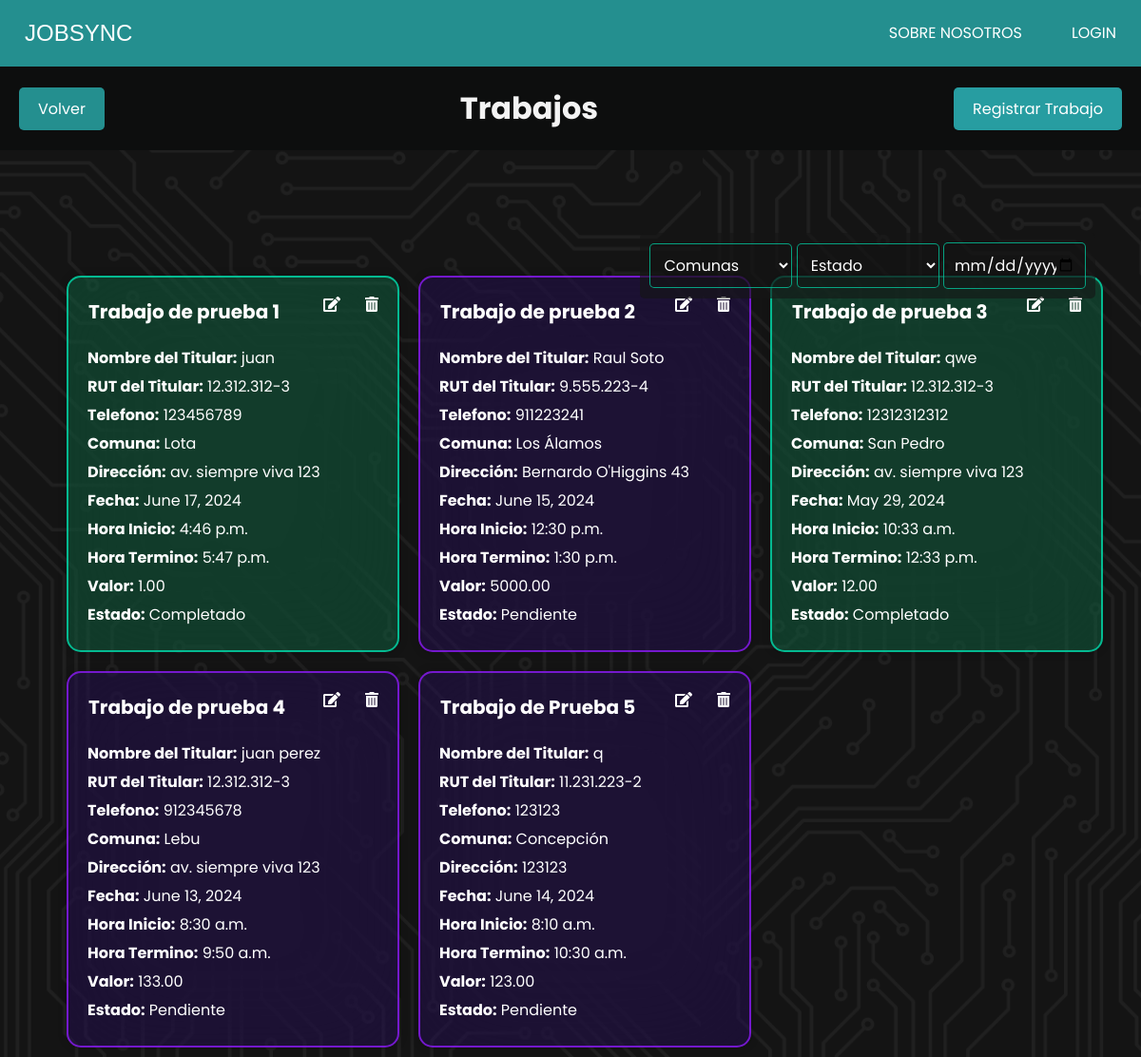
Screenshot of /trabajos/ with the database file from the repository.
### JobSyncApp/models.py (models this page shows, shortened)
class Trabajo(models.Model):
    colaborador = models.ForeignKey(CustomUser, on_delete=models.SET_NULL, null=True, blank=True)
    nombre_trabajo = models.CharField(max_length=100)
    nombre_titular = models.CharField(max_length=100)
    rut_titular = models.CharField(max_length=12)
    telefono = models.CharField(max_length=15, blank=True, null=True)  # Agregado para el titular, si es necesario
    comuna = models.ForeignKey(Comuna, on_delete=models.SET_NULL, null=True)
    direccion = models.CharField(max_length=255)
    fecha = models.DateField()
    hora_inicio = models.TimeField()
    hora_termino = models.TimeField()
    valor = models.DecimalField(max_digits=10, decimal_places=2)
    ESTADO_CHOICES = [
        ('sin_asignar', 'Sin asignar'),
        ('pendiente', 'Pendiente'),
        ('completado', 'Completado'),
        ('reagendado', 'Reagendado'),
        ('cancelado', 'Cancelado'),
    ]
    estado = models.CharField(max_length=20, choices=ESTADO_CHOICES, default='sin_asignar')
    PRIORIDAD_CHOICES = [
        ('normal', 'Normal'),
        ('alta', 'Alta'),
        ('urgente', 'Urgente'),
    ]
    prioridad = models.CharField(max_length=10, choices=PRIORIDAD_CHOICES, default='normal')
    reagendado_contador = models.PositiveIntegerField(default=0)

class Comuna(models.Model):
    nombre = models.CharField(max_length=100, unique=True)
    def __str__(self):
        return self.nombre

### JobSyncApp/views.py (the view)
# urls.py: path('trabajos/', views.trabajos, name='trabajos'),
def trabajos(request):
    comuna = Comuna.objects.all()
    trabajos = Trabajo.objects.all()  # Obtener todos los trabajos
    return render(request, 'admin/gestion_trabajos/trabajos/trabajos.html', {'trabajos': trabajos,'comuna':comuna})

### JobSyncApp/templates/admin/gestion_trabajos/trabajos/trabajos.html (shortened to what this page needs)
{% extends 'index.html' %}
{% load static %}
{% block extra_css %}
<link rel="stylesheet" href="{% static 'css/admin/trabajos.css' %}">
<link rel="stylesheet" href="https://cdnjs.cloudflare.com/ajax/libs/font-awesome/5.15.4/css/all.min.css">
{% endblock extra_css %}
{% block contenido %}
<div class="header">
    <a href="{% url 'index_trabajo' %}"  class="boton volver">Volver</a>
    <h1 id="titulo-trabajos">Trabajos</h1>
    <a href="{% url 'crear_trabajo' %}"  class="boton regresar">Registrar Trabajo</a>
</div>
<div class="filter-container">
    <select id="comuna-filter">
        <option value="">Comunas</option>
    </select>
    <select id="estado-filter">
        <option value="">Estado</option>
    </select>
    <input type="date" id="fecha-filter">
</div>
<div class="card-container">
    {% for trabajo in trabajos %}
    <div class="card {% if trabajo.estado == 'sin_asignar' %}
                        blanco
                    {% elif trabajo.estado == 'pendiente' %}
                        azul
                    {% elif trabajo.estado == 'completado' %}
                        verde
                    {% elif trabajo.estado == 'reagendado' and trabajo.reagendado_contador == 1 %}
                        amarillo
                    {% elif trabajo.estado == 'reagendado' and trabajo.reagendado_contador >= 2 %}
                        rojo
                    {% elif trabajo.estado == 'cancelado' %}
                        negro
                    {% endif %}" id="trabajo" data-comuna="{{ trabajo.comuna }}"  data-estado="{{ trabajo.estado }}"data-fecha="{{ trabajo.fecha|date:'Y-m-d' }}">
        <div class="botones">
            <button class="delete-btn" data-url="{% url 'eliminar_trabajo' trabajo.id %}"> <i class="fas fa-trash-alt"></i></button>
            <button class="edit-btn" data-url="{% url 'modificar_trabajo' trabajo.id %}"> <i class="fas fa-edit"></i></button>
            <h2> {{ trabajo.nombre_trabajo }}</h2>
        </div>
        <p><strong>Nombre del Titular:</strong> {{ trabajo.nombre_titular }}</p>
        <p><strong>RUT del Titular:</strong> {{ trabajo.rut_titular }}</p>
        <p><strong>Telefono:</strong> {{ trabajo.telefono }}</p>
        <p><strong>Comuna:</strong> {{ trabajo.comuna }}</p>
        <p><strong>Dirección:</strong> {{ trabajo.direccion }}</p>
        <p><strong>Fecha:</strong> {{ trabajo.fecha }}</p>
        <p><strong>Hora Inicio:</strong> {{ trabajo.hora_inicio }}</p>
        <p><strong>Hora Termino:</strong> {{ trabajo.hora_termino }}</p>
        <p><strong>Valor:</strong> {{ trabajo.valor }}</p>
        <p><strong>Estado:</strong> {{ trabajo.get_estado_display }}</p>
    </div>
    {% endfor %}
</div>
{% endblock %}

### JobSyncApp/static/css/estilo.css (style rules this page uses)
* { margin: 0; padding: 0; box-sizing: border-box; }

### JobSyncApp/static/css/admin/trabajos.css (style rules this page uses)
* { padding: 0; margin: 0; box-sizing: border-box; text-decoration: none; list-style: none; border: none; outline: none; font-family: "Poppins", sans-serif; }
body { height: auto; min-height: 100vh; width: auto; display: flex; align-items: center; justify-content: center; background: url("/static/css/img/fondo.png") no-repeat center center fixed; background-size: cover; }
.header { width: 100%; display: flex; justify-content: space-between; align-items: center; padding: 20px; color: rgba(255, 255, 255, 0.8); position: fixed; top: 70px; z-index: 1000; background-color: #0d0e0e; }
#titulo-trabajos { margin: 0; flex-grow: 1; text-align: center; color: #f3f3f3; }
.boton { padding: 10px 20px; background-color: #007bff; color: white; text-decoration: none; border-radius: 5px; }
.boton.volver { background-color: #248f8f; }
.boton.regresar { background-color: #279da1; }
.card-container { display: flex; flex-wrap: wrap; justify-content: flex-start; margin-top: 220px; width: 100%; padding-top: 60px; padding-left: 5%; }
.card { width: 350px; margin: 10px; padding: 20px; background: rgba(22, 22, 22, 0.61); box-shadow: 0 0 10px rgba(0, 0, 0, .2); color: #fff; backdrop-filter: blur(50px); border-radius: 15px; }
.card h2 { font-size: 20px; margin-bottom: 10px; }
.card p { margin: 5px 0; }
.card .delete-btn, .card .edit-btn { background: transparent; color: white; border: none; padding: 10px; border-radius: 10%; cursor: pointer; position: absolute; top: 10px; }
.card .delete-btn { right: 10px; }
.card .edit-btn { right: 50px; }
.card .delete-btn i, .card .edit-btn i { color: white; font-size: 1.2em; }
.botones { padding: 1px; margin-bottom: 10px; }
.filter-container { position: fixed; top: 22%; right: 4%; z-index: 1001; background: rgba(22, 22, 22, 0.61); padding: 10px; border-radius: 5px; }
#comuna-filter { width: 150px; padding: 10px; font-size: 16px; border: 1px solid rgba(3, 207, 163, 0.76); border-radius: 5px; color: #fff; background: rgba(22, 22, 22, 0.315); }
#estado-filter { width: 150px; padding: 10px; font-size: 16px; border: 1px solid rgba(3, 207, 163, 0.76); border-radius: 5px; color: #fff; background: rgba(22, 22, 22, 0.315); }
#fecha-filter { width: 150px; padding: 10px; font-size: 16px; border: 1px solid rgba(3, 207, 163, 0.76); border-radius: 5px; color: #fff; background: rgba(22, 22, 22, 0.315); }
.card.azul { background-color: rgba(56, 9, 163, 0.212); color: white; border: 2px solid rgba(145, 28, 255, 0.76); }
.card.verde { background-color: rgba(4, 255, 150, 0.164); color: white; border: 2px solid rgba(3, 207, 163, 0.863); }

### rows the page displays
Trabajo: nombre_trabajo "Trabajo de prueba 1", nombre_titular "juan", rut_titular "12.312.312-3", telefono "123456789", comuna "Lota", direccion "av. siempre viva 123", fecha "June 17, 2024", hora_inicio "4:46 p.m.", hora_termino "5:47 p.m.", valor "1.00", estado "Completado"
Trabajo: nombre_trabajo "Trabajo de prueba 2", nombre_titular "Raul Soto", rut_titular "9.555.223-4", telefono "911223241", comuna "Los Álamos", direccion "Bernardo O'Higgins 43", fecha "June 15, 2024", hora_inicio "12:30 p.m.", hora_termino "1:30 p.m.", valor "5000.00", estado "Pendiente"
Trabajo: nombre_trabajo "Trabajo de prueba 3", nombre_titular "qwe", rut_titular "12.312.312-3", telefono "12312312312", comuna "San Pedro", direccion "av. siempre viva 123", fecha "May 29, 2024", hora_inicio "10:33 a.m.", hora_termino "12:33 p.m.", valor "12.00", estado "Completado"
Trabajo: nombre_trabajo "Trabajo de prueba 4", nombre_titular "juan perez", rut_titular "12.312.312-3", telefono "912345678", comuna "Lebu", direccion "av. siempre viva 123", fecha "June 13, 2024", hora_inicio "8:30 a.m.", hora_termino "9:50 a.m.", valor "133.00", estado "Pendiente"
Trabajo: nombre_trabajo "Trabajo de Prueba 5", nombre_titular "q", rut_titular "11.231.223-2", telefono "123123", comuna "Concepción", direccion "123123", fecha "June 14, 2024", hora_inicio "8:10 a.m.", hora_termino "10:30 a.m.", valor "123.00", estado "Pendiente"
